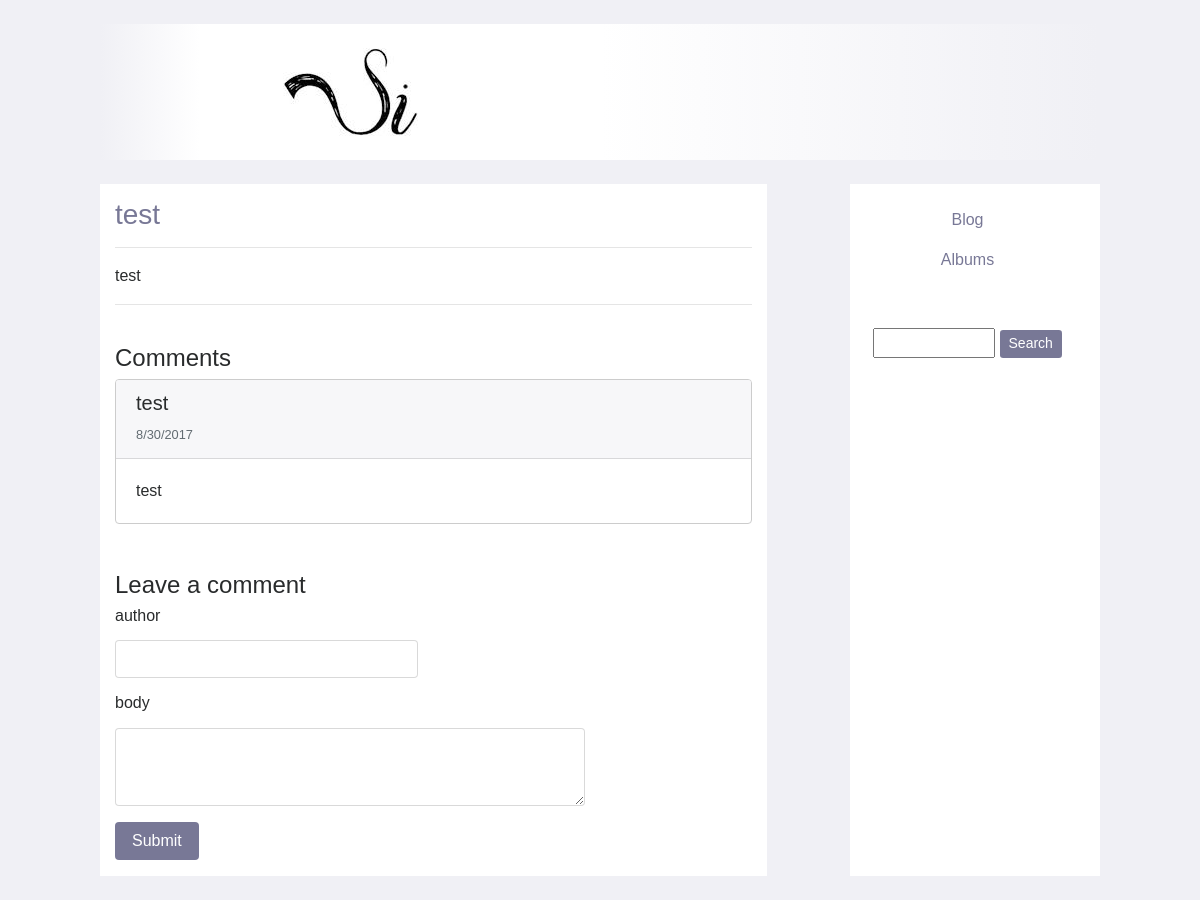
The app's page /article/1 with its own data.
### app/models.py (models this page shows)
class Article(db.Model):
    id=db.Column(db.Integer,primary_key=True)
    time=db.Column(db.DateTime)
    title=db.Column(db.String(48))
    body=db.Column(db.String(1024))
    comments=db.relationship('Comment',backref='article',lazy='dynamic')
    tags=db.relationship('Tag',
        secondary=tags,
        backref=db.backref('articles'),
        lazy='dynamic')
    def body_to_html(self,page='blog'):
        html=self.body
        html=re.sub(r'\n',r'<br>',html)
        pattern=re.compile(r'\*img\*(.*?)\*img\*')
        if page=='blog':
            html=pattern.sub(r'<img class="img-fluid" src="static/upload/\1" alt="\1">',html)
        elif page=='article':
            html=pattern.sub(r'<img class="img-fluid" src="../static/upload/\1" alt="\1">',html)
        pattern=re.compile(r'\*b\*(.*?)\*b\*')
        html=pattern.sub(r'<strong>\1</strong>',html)
        pattern=re.compile(r'\*i\*(.*?)\*i\*')
        html=pattern.sub(r'<em>\1</em>',html)
        pattern=re.compile(r'\*u\*(.*?)\*u\*')
        html=pattern.sub(r'<u>\1</u>',html)
        return html

class Comment(db.Model):
    id=db.Column(db.Integer,primary_key=True)
    time=db.Column(db.DateTime)
    author=db.Column(db.String(48))
    body=db.Column(db.String(1024))
    article_id=db.Column(db.Integer,db.ForeignKey('article.id'))

### app/views.py (the view, shortened to what this page needs)
@app.route('/article/<article_id>',methods=['GET','POST'])
def article(article_id):
    form=CommentForm()
    article=Article.query.get(article_id)
    return render_template('article.html',form=form,article=article)

### app/forms.py
class CommentForm(Form):
    author=StringField('author',validators=[
        DataRequired(message='Input required')])
    body=TextAreaField('body',validators=[
        DataRequired(message='Input required')])

### app/templates/article.html (shortened to what this page needs)
{% extends 'layout.html' %}
{% block content %}
<h3>{{ article.title }}</h3>
<hr>
<p>{{ article.body_to_html('article')|safe }}</p>
<hr>
<br>
<h4>Comments</h4>
{% for comment in article.comments %}
<div class='card card-outline-secondary'>
  <div class='card-header'>
    <h5>{{ comment.author }}</h5>
    <small class='card-subtitle text-muted'>{{ comment.time.month }}/{{ comment.time.day }}/{{ comment.time.year }}</small>
  </div>
  <div class='card-block'>
    <p class='card-text'>{{ comment.body }}</p>
  </div>
</div>
<br>
{% endfor %}
<br>
<h4>Leave a comment</h4>
<form method='post'>
  <fieldset class='form-group'>
    <h6>{{ form.author.label }}</h6>
    <div class='row'>
      <div class='col-md-6'>
        {{ form.author(class_='form-control') }}
      </div>
      <div class='col-md-6'>
      </div>
    </div>
  </fieldset>
  <fieldset class='form-group'>
    <h6>{{ form.body.label }}</h6>
    <div class='row'>
      <div class='col-md-9'>
        {{ form.body(class_='form-control',rows='3') }}
      </div>
      <div class='col-md-3'>
      </div>
    </div>
  </fieldset>
  <button type='submit' class='btn btn-m default'>Submit</button>
</form>
{% endblock %}

### app/static/css/custom.css (style rules this page uses)
* { font-family: Tahoma, Helvetica, Arial, "Microsoft Yahei","微软雅黑", STXihei, "华文细黑", sans-serif; }
body { background: rgb(240,240,245); }
h3 { color: rgb(120,120,150); }
.btn.default { color: white; background: rgb(120,120,150); }

### records on screen
Article: title "test", body_to_html "test"
Comment: author "test", time.month "8", time.day "30", time.year "2017", body "test"
